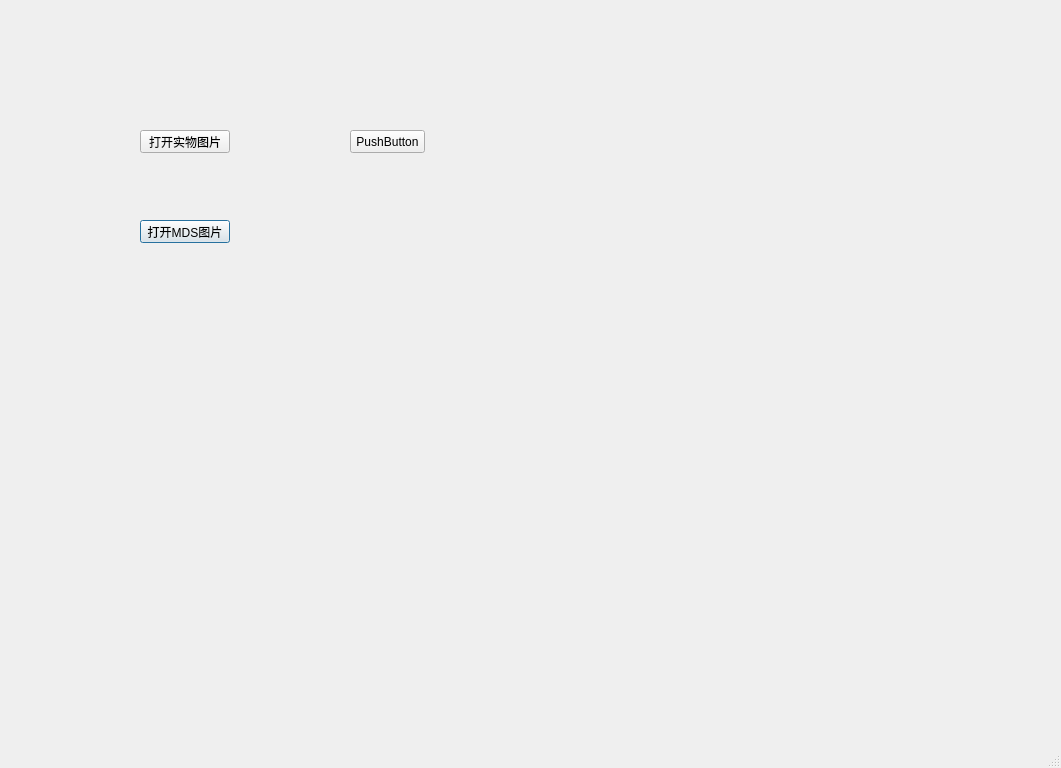
<?xml version="1.0" encoding="UTF-8"?>
<ui version="4.0">
 <class>MainWindow</class>
 <widget class="QMainWindow" name="MainWindow">
  <property name="geometry">
   <rect>
    <x>0</x>
    <y>0</y>
    <width>1061</width>
    <height>768</height>
   </rect>
  </property>
  <property name="windowTitle">
   <string>MainWindow</string>
  </property>
  <property name="statusTip">
   <string/>
  </property>
  <widget class="QWidget" name="centralwidget">
   <widget class="QPushButton" name="pushButton">
    <property name="geometry">
     <rect>
      <x>140</x>
      <y>130</y>
      <width>90</width>
      <height>23</height>
     </rect>
    </property>
    <property name="text">
     <string>打开实物图片</string>
    </property>
   </widget>
   <widget class="QPushButton" name="pushButton_2">
    <property name="geometry">
     <rect>
      <x>140</x>
      <y>220</y>
      <width>90</width>
      <height>23</height>
     </rect>
    </property>
    <property name="text">
     <string extracomment="xxx">打开MDS图片</string>
    </property>
    <property name="default">
     <bool>true</bool>
    </property>
   </widget>
   <widget class="QPushButton" name="pushButton_3">
    <property name="geometry">
     <rect>
      <x>350</x>
      <y>130</y>
      <width>75</width>
      <height>23</height>
     </rect>
    </property>
    <property name="text">
     <string>PushButton</string>
    </property>
   </widget>
  </widget>
  <widget class="QStatusBar" name="statusbar"/>
 </widget>
 <resources/>
 <connections/>
</ui>
